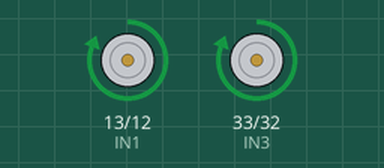
The program below on a simulated ESP32 board running MicroPython. Shown: motor-driver pin pairs drawn as motors (green arrow = first pin HIGH = forward, orange = second pin HIGH = backward, longer = more drive). WiFi joins after 1.5 s; web requests get an empty 200 reply after 0.4 s; what the program prints to the serial console is not drawn.

Above: at 3.4 s.
At 5.4 s:
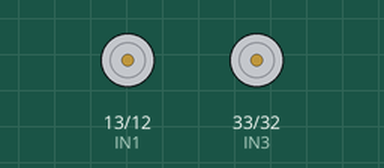
Timing chart, 0 to 7.1 s (numbered marks = the images above):
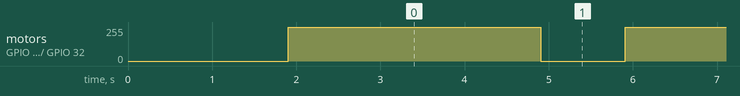

Measured:
- by itself, motor on GPIO 13 (IN1) / GPIO 12 (IN2), motor on GPIO 33 (IN3) / GPIO 32 (IN4): alternates forward 255/255 for 3.0 s and stopped for 1.0 s

The program:

main.py
```python
import socket  # 导入socket通信库
import machine
import urequests
from ssd1306 import SSD1306_I2C
import network
from machine import Pin, I2C
import uasyncio as asyncio
import ujson,time

# g4  和  g5 控制`左`边两个电机
# g12 和 g13 控制`右`边两个电机

# IN1 = Pin(4, Pin.OUT)  # D2
# IN2 = Pin(5, Pin.OUT)  # D1
# IN3 = Pin(12, Pin.OUT)  # D6
# IN4 = Pin(13, Pin.OUT)  # D7

IN1 = Pin(13, Pin.OUT)  # D13
IN2 = Pin(12, Pin.OUT)  # D12
IN3 = Pin(33, Pin.OUT)  # D14
IN4 = Pin(32, Pin.OUT)  # D27


# 超声波传感器Echo、Trig定义
# Echo = Pin(15, Pin.OUT)  # D8
# Trig = Pin(3, Pin.IN)  # RX

servo = machine.PWM(machine.Pin(14), freq=50)  # D5

# i2c = I2C(scl=Pin(15), sda=Pin(14))
# i2c = I2C(scl=Pin(5), sda=Pin(4))
# oled = SSD1306_I2C(128, 64, i2c)

# 网络设置
WIFI_SSID = "blog-2.4"
WIFI_PASSWORD = "zby123456"
PUSH_KEY = "PDU1TgQHPSWCR6tuX5UZJr1Lgs4gXT2yrKJTE"
UDP_PORT = 5005  # UDP服务器端口号

# 设置开发板的网络模式
wlan = network.WLAN(network.STA_IF)
wlan.active(True)  # 打开网络连接


# oled显示函数
# def oled_show(key):
#     oled.fill(0)  # 清屏
#     # print(len(key))
#     for ss in key:
#         # print(ss)
#         ele = ss[0]
#         x = ss[1]
#         y = ss[2]
#         oled.text(ele, x, y)
#     oled.show()


def send_pusher(text, desp):
    body = {'text': text, 'desp': desp, 'pushkey': PUSH_KEY}
    headers = {'Content-Type': 'application/json;charset=utf-8'}
    urltxt = "http://192.168.123.36:8801/message/push?pushkey={}&text={}&desp={}".format(PUSH_KEY, text, desp)
    response = urequests.post('http://192.168.123.36:8801/message/push', data=ujson.dumps(body), headers=headers)
    print('push:', urltxt)
    print(response)
    print(response.text)


# def distance_measurement():
#     # 高电平发送方波 持续20us
#     Trig.value(1)
#     time.sleep_us(20)
#     Trig.value(0)
#     # 侦听Echo串口有无输入高电平 没有的话接着发送方波
#     while Echo.value() == 0:
#         Trig.value(1)
#         time.sleep_us(20)
#         Trig.value(0)
#     # 侦听到Echo电平升高
#     if Echo.value() == 1:
#         # 记录当前时间
#         ts = time.ticks_us()
#
#         while Echo.value() == 1:
#             pass
#         te = time.ticks_us()
#         print('te:{}, ts:{}', te, ts)
#         # 计算得到高电平持续时间 单位：us
#         tc = te - ts
#         # 根据音速计算距离（换算cm）  0.0343厘米/微秒
#         distance = (tc * 0.0343) / 2
#         print('Distance:', distance, '(cm)')
#         # oled_show([('measurement: ' + distance, 0, 20)])


def sg90(du):
    t1 = 0.5 + 2 / 180 * du  # 范围2ms 角度180度 起始0.5ms
    pulse = int(t1 / 20 * 1023)
    print('移动的角度:', du, pulse)

    # servo.duty(77)
    servo.duty(pulse)  # 舵机角度的设定
    print('eg:', pulse)


# 网络连接
def do_connect():  # 定义开发板连接无线网络的函数
    # oled_show([('Net connection...', 0, 20)])
    if not wlan.isconnected():  # 判断是否有网络连接
        print('connecting to network...')
        wlan.connect(WIFI_SSID, WIFI_PASSWORD)  # 设置想要连接的无线名称和密码
        while not wlan.isconnected():  # 等待连接上无线网络
            pass
        # oled_show([('ip: ', 0, 20), (wlan.ifconfig()[0], 0, 40)])
    print('network config:', wlan.ifconfig())


do_connect()

send_pusher('online', 'ip: ' + wlan.ifconfig()[0])
# 初始化UDP连接
sock = socket.socket(socket.AF_INET, socket.SOCK_DGRAM)
sock.bind((wlan.ifconfig()[0], UDP_PORT))

# sg90(90)


def go(millis):
    print('go')
    IN1.value(1)
    IN2.value(0)
    IN3.value(1)
    IN4.value(0)
    if millis != -1:
        print('go---')
        time.sleep(millis)  # 延时
        stop()


def back(millis):
    print('back')
    IN1.value(0)
    IN2.value(1)
    IN3.value(0)
    IN4.value(1)
    if millis != -1:
        time.sleep(millis)  # 延时
        stop()
    else:
        pass


def left(millis):
    print('left')
    IN1.value(0)
    IN2.value(1)
    IN3.value(1)
    IN4.value(0)
    if millis != -1:
        time.sleep(millis)  # 延时
        stop()
    else:
        pass


def right(millis):
    print('right')
    IN1.value(1)
    IN2.value(0)
    IN3.value(0)
    IN4.value(1)
    if millis != -1:
        time.sleep(millis)  # 延时
        stop()
    else:
        pass


def stop():
    print('stop')
    IN1.value(0)
    IN2.value(0)
    IN3.value(0)
    IN4.value(0)


while True:
    # data, addr = sock.recvfrom(1024)
    # data_str = data.decode("utf-8")
    # if data_str == 'forward':
    #     go()
    # elif data_str == 'backward':
    #     back()
    # elif data_str == 'left':
    #     left()
    # elif data_str == 'right':
    #     right()
    # else:
    #     stop()
    go(3)
    time.sleep(1)
```
